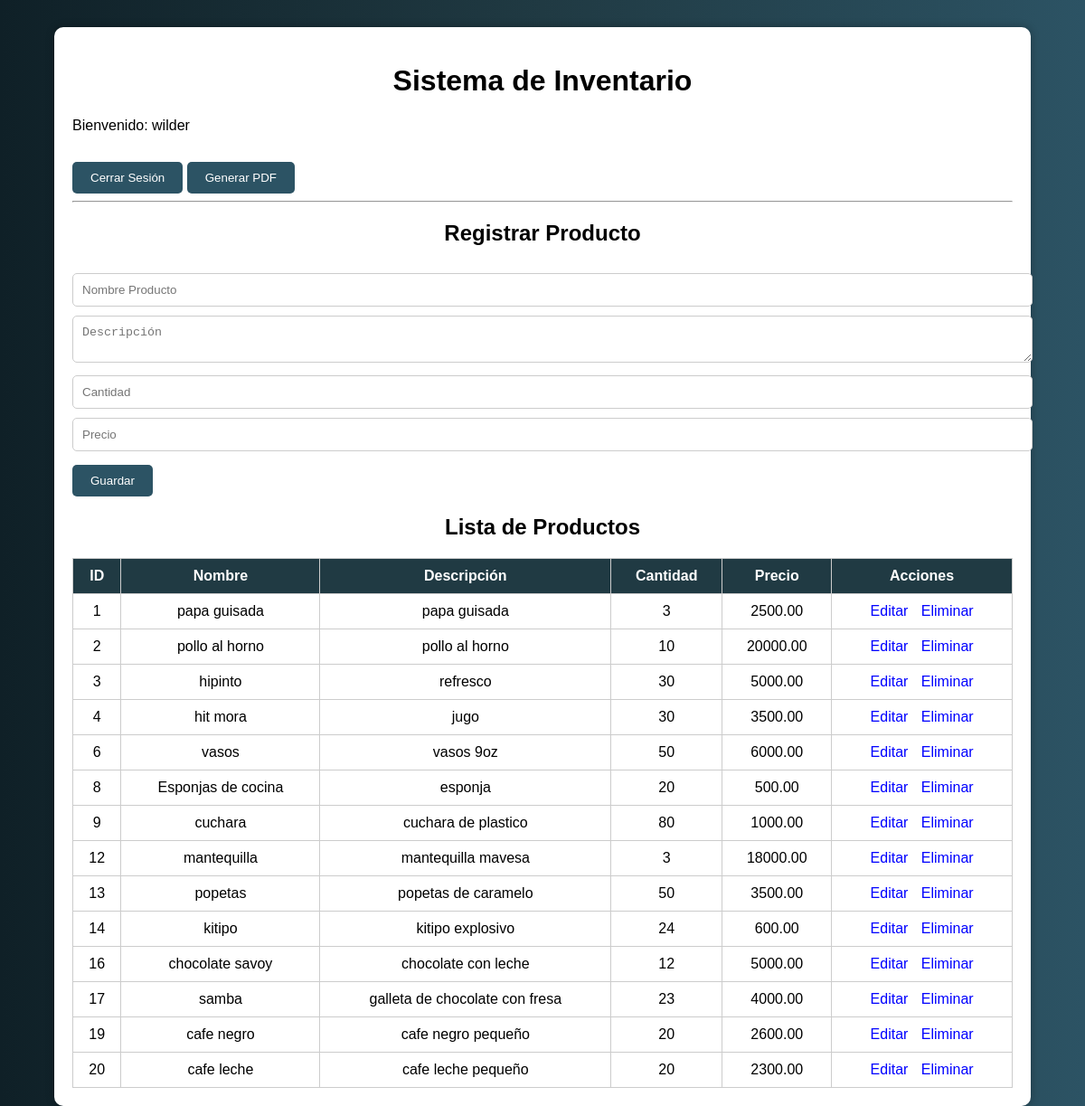
The page /inventario/inventario/dashboard.php (signed in) on the database its author committed.
### tables this page shows
CREATE TABLE `productos` (
  `id` int(11) NOT NULL,
  `nombre` varchar(100) NOT NULL,
  `descripcion` text DEFAULT NULL,
  `cantidad` int(11) NOT NULL,
  `precio` decimal(10,2) NOT NULL,
  `fecha_registro` timestamp NOT NULL DEFAULT current_timestamp()
);

### inventario/inventario/dashboard.php (the view, shortened to what this page needs)
<?php
include '../config/conexion.php';
$sql = "SELECT * FROM productos";
$resultado = $conn->query($sql);
?>
<!DOCTYPE html>
<html lang="es">
<head>
    <link rel="stylesheet" href="../css/estilos.css">
</head>
<body>
<div class="container">
    <div class="card">
        <h1>Sistema de Inventario</h1>
        <p>Bienvenido: <?php echo htmlspecialchars($_SESSION['usuario']); ?></p>
        <a href="../auth/logout.php"><button>Cerrar Sesión</button></a>
        <a href="reporte.php"><button>Generar PDF</button></a>
        <hr>
        <h2>Registrar Producto</h2>
        <form action="guardar_producto.php" method="POST">
            <input type="text" name="nombre" placeholder="Nombre Producto" required>
            <textarea name="descripcion" placeholder="Descripción"></textarea>
            <input type="number" name="cantidad" placeholder="Cantidad" required>
            <input type="number" step="0.01" name="precio" placeholder="Precio" required>
            <button type="submit">Guardar</button>
        </form>
        <h2>Lista de Productos</h2>
        <table class="table">
            <thead>
                <tr>
                    <th>ID</th>
                    <th>Nombre</th>
                    <th>Descripción</th>
                    <th>Cantidad</th>
                    <th>Precio</th>
                    <th>Acciones</th>
                </tr>
            </thead>
            <tbody>
                <?php while($fila = $resultado->fetch_assoc()): ?>
                <tr>
                    <td><?php echo $fila['id']; ?></td>
                    <td><?php echo htmlspecialchars($fila['nombre']); ?></td>
                    <td><?php echo htmlspecialchars($fila['descripcion']); ?></td>
                    <td><?php echo $fila['cantidad']; ?></td>
                    <td><?php echo $fila['precio']; ?></td>
                    <td class="acciones">
                        <a href="editar.php?id=<?php echo $fila['id']; ?>">Editar</a>
                        <a href="eliminar.php?id=<?php echo $fila['id']; ?>">Eliminar</a>
                    </td>
                </tr>
                <?php endwhile; ?>
            </tbody>
        </table>
    </div>
</div>
</body>
</html>

### inventario/css/estilos.css (style rules this page uses)
body { font-family: Arial, sans-serif; background: linear-gradient(to right, #0f2027, #203a43, #2c5364); margin: 0; padding: 0; color: white; }
.container { width: 90%; margin: auto; margin-top: 30px; }
.card { background: white; color: black; padding: 20px; border-radius: 10px; box-shadow: 0px 0px 10px rgba(0,0,0,0.3); }
h1, h2 { text-align: center; }
input, textarea { width: 100%; padding: 10px; margin-top: 10px; border-radius: 5px; border: 1px solid #ccc; }
button { background: #2c5364; color: white; border: none; padding: 10px 20px; margin-top: 15px; border-radius: 5px; cursor: pointer; }
a { text-decoration: none; color: blue; }
.table { width: 100%; border-collapse: collapse; margin-top: 20px; }
.table th, .table td { border: 1px solid #ccc; padding: 10px; text-align: center; }
.table th { background: #203a43; color: white; }
.acciones a { margin: 5px; }

### rows shown on the page
productos: id "1", nombre "papa guisada", descripcion "papa guisada", cantidad "3", precio "2500.00"
productos: id "2", nombre "pollo al horno", descripcion "pollo al horno", cantidad "10", precio "20000.00"
productos: id "3", nombre "hipinto", descripcion "refresco", cantidad "30", precio "5000.00"
productos: id "4", nombre "hit mora", descripcion "jugo", cantidad "30", precio "3500.00"
productos: id "6", nombre "vasos", descripcion "vasos 9oz", cantidad "50", precio "6000.00"
productos: id "8", nombre "Esponjas de cocina", descripcion "esponja", cantidad "20", precio "500.00"
productos: id "9", nombre "cuchara", descripcion "cuchara de plastico", cantidad "80", precio "1000.00"
productos: id "12", nombre "mantequilla", descripcion "mantequilla mavesa", cantidad "3", precio "18000.00"
productos: id "13", nombre "popetas", descripcion "popetas de caramelo", cantidad "50", precio "3500.00"
productos: id "14", nombre "kitipo", descripcion "kitipo explosivo", cantidad "24", precio "600.00"
productos: id "16", nombre "chocolate savoy", descripcion "chocolate con leche", cantidad "12", precio "5000.00"
productos: id "17", nombre "samba", descripcion "galleta de chocolate con fresa", cantidad "23", precio "4000.00"
productos: id "19", nombre "cafe negro", descripcion "cafe negro pequeño", cantidad "20", precio "2600.00"
productos: id "20", nombre "cafe leche", descripcion "cafe leche pequeño", cantidad "20", precio "2300.00"

### other values the page prints
$_SESSION['usuario'] "wilder"
